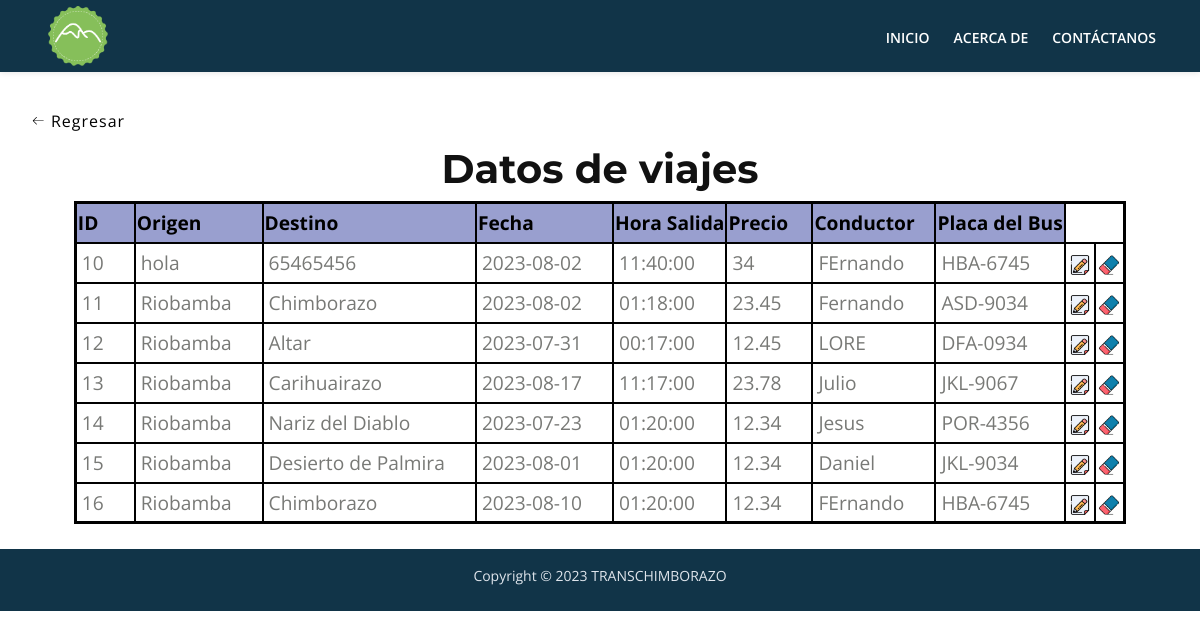
/Proyecto/Vista/editar_viaje.php?edit=true, run on the app's committed database.
### tables this page shows
CREATE TABLE Viaje(
    id_viaje INT PRIMARY KEY AUTO_INCREMENT,
    lugar_origen VARCHAR(20),
    lugar_destino VARCHAR(20),
    fecha DATE,
    hora TIME,
    precio FLOAT,
    placa VARCHAR(8),
    FOREIGN KEY (placa) REFERENCES Transporte(placa)
);

CREATE TABLE Transporte(
    placa VARCHAR(8) PRIMARY KEY,
    nombre_responsable VARCHAR(20)
);

### Proyecto/Modelo/mostrar_eliminar-editar_viaje.php (the view)
<?php
include("../Config/conexion.php");
$sql = "SELECT *
FROM Viaje v
inner join Transporte T
on V.placa = T.placa ";
$resultado = mysqli_query($conexion, $sql);
while ($mostrar = mysqli_fetch_array($resultado)) {
    ?>
    <tr>
        <td class="datos">
            <?php echo $mostrar['id_viaje'] ?>
        </td>
        <td class="datos">
            <?php echo $mostrar['lugar_origen'] ?>
        </td>
        <td class="datos">
            <?php echo $mostrar['lugar_destino'] ?>
        </td>
        <td class="datos">
            <?php echo $mostrar['fecha'] ?>
        </td>
        <td class="datos">
            <?php echo $mostrar['hora'] ?>
        </td>
        <td class="datos">
            <?php echo $mostrar['precio'] ?>
        </td>
        <td class="datos">
            <?php echo $mostrar['nombre_responsable'] ?>
        </td>
        <td class="datos">
            <?php echo $mostrar['placa'] ?>
        </td>
        <td class="icono"> <a href="../Modelo/editar_viaje.php?id_viaje=<?php echo $mostrar['id_viaje'] ?>"><img class="EditarEliminar" title="Editar bus"
                    src="../../images/editar.png" alt=""></a> </td>
        <td class="icono"> <a href="../Modelo/eliminar_viaje.php?id_viaje=<?php echo $mostrar['id_viaje'] ?>"><img class="EditarEliminar" title="Eliminar bus"
                    src="../../images/eliminar.png" alt=""></a> </td>
    </tr>
    <?php
}
?>

### CSS/estilos-admin.css (style rules this page uses)
html { background-color: #e8e8e8; }
tr { height: 40px; }
.datos { border: 2px solid black; padding-left: 5px; padding-right: 30px; }
.icono { text-align: center; border: 2px solid black; width: 30px; }
.EditarEliminar { width: 20px; }

### CSS/styles.css (style rules this page uses)
* { margin: 0; text-decoration: none !important; }
body, html { width: 100%; height: 100%; }
body, p { color: #787976; font: 400 1rem/1.5625rem "Open Sans", sans-serif; }
.p-small { font: 400 0.875rem/1.375rem "Open Sans", sans-serif; }
a { color: #787976; text-decoration: underline; }
.copyright { padding-top: 1rem; padding-bottom: 0.5rem; background-color: #113448; text-align: center; }
.copyright p, .copyright a { color: #dfe5ec; text-decoration: none; }
.navbar-customMenu { box-shadow: none; padding: 0.25rem 2rem 2rem 3rem; }
.navbar-customMenu .navbar-nav { margin-top: 0; margin-bottom: 0; }
.navbar-customMenu .nav-item .nav-link { padding: 0.25rem 0.75rem 0.25rem 0.75rem; }
.navbar-customMenu { padding-top: 0.375rem; padding-bottom: 0.375rem; background-color: #113448; box-shadow: 0 0.0625rem 0.375rem 0 rgba(0, 0, 0, 0.1); font: 600 0.875rem/0.875rem "Open Sans", sans-serif; transition: all 0.2s; }
.navbar-customMenu .navbar-nav { margin-top: 0.75rem; margin-bottom: 0.5rem; }
.navbar-customMenu .nav-item .nav-link { padding: 0.625rem 0.75rem 0.625rem 0.75rem; color: #fff; text-decoration: none; transition: all 0.2s ease; }

### data on the page
viaje: id_viaje "10", lugar_origen "hola", lugar_destino "65465456", fecha "2023-08-02", hora "11:40:00", precio "34", placa.nombre_responsable "FErnando", placa.placa "HBA-6745"
viaje: id_viaje "11", lugar_origen "Riobamba", lugar_destino "Chimborazo", fecha "2023-08-02", hora "01:18:00", precio "23.45", placa.nombre_responsable "Fernando", placa.placa "ASD-9034"
viaje: id_viaje "12", lugar_origen "Riobamba", lugar_destino "Altar", fecha "2023-07-31", hora "00:17:00", precio "12.45", placa.nombre_responsable "LORE", placa.placa "DFA-0934"
viaje: id_viaje "13", lugar_origen "Riobamba", lugar_destino "Carihuairazo", fecha "2023-08-17", hora "11:17:00", precio "23.78", placa.nombre_responsable "Julio", placa.placa "JKL-9067"
viaje: id_viaje "14", lugar_origen "Riobamba", lugar_destino "Nariz del Diablo", fecha "2023-07-23", hora "01:20:00", precio "12.34", placa.nombre_responsable "Jesus", placa.placa "POR-4356"
viaje: id_viaje "15", lugar_origen "Riobamba", lugar_destino "Desierto de Palmira", fecha "2023-08-01", hora "01:20:00", precio "12.34", placa.nombre_responsable "Daniel", placa.placa "JKL-9034"
viaje: id_viaje "16", lugar_origen "Riobamba", lugar_destino "Chimborazo", fecha "2023-08-10", hora "01:20:00", precio "12.34", placa.nombre_responsable "FErnando", placa.placa "HBA-6745"
